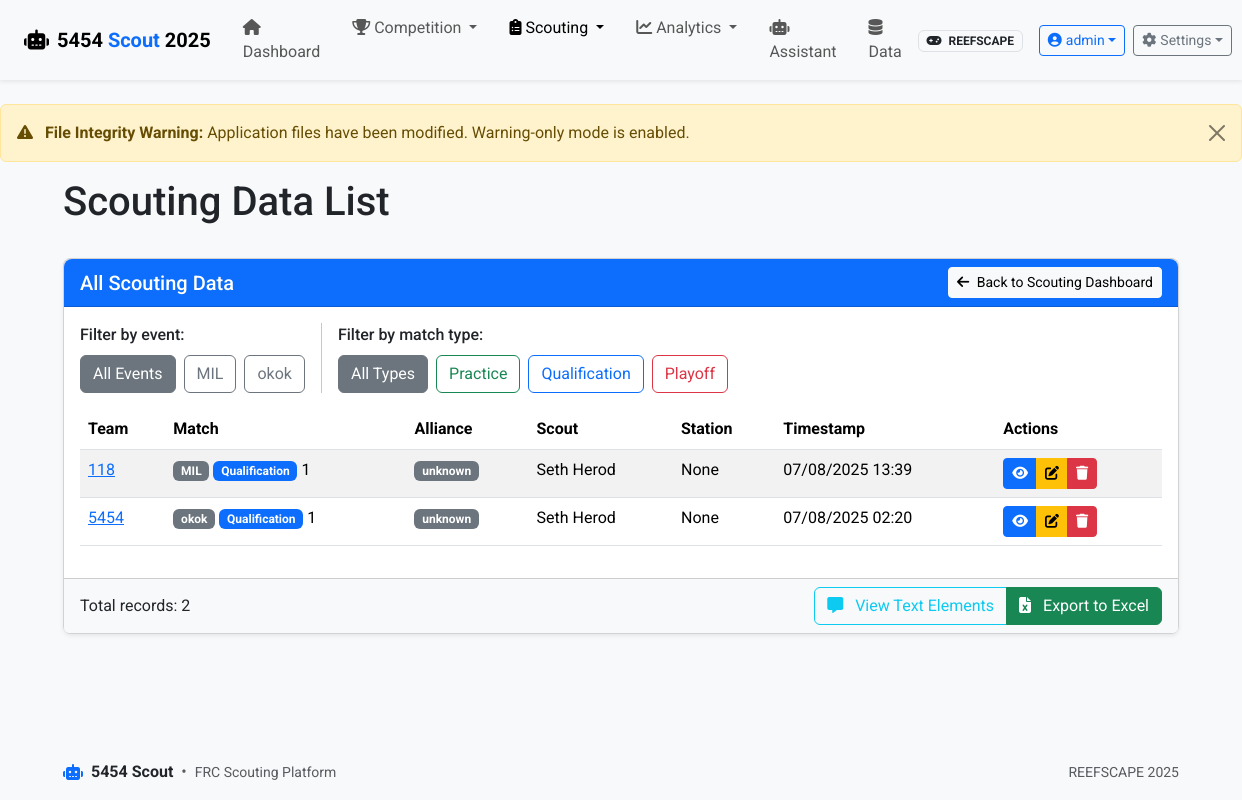
The page /scouting/list (signed in) on the database as committed earlier.
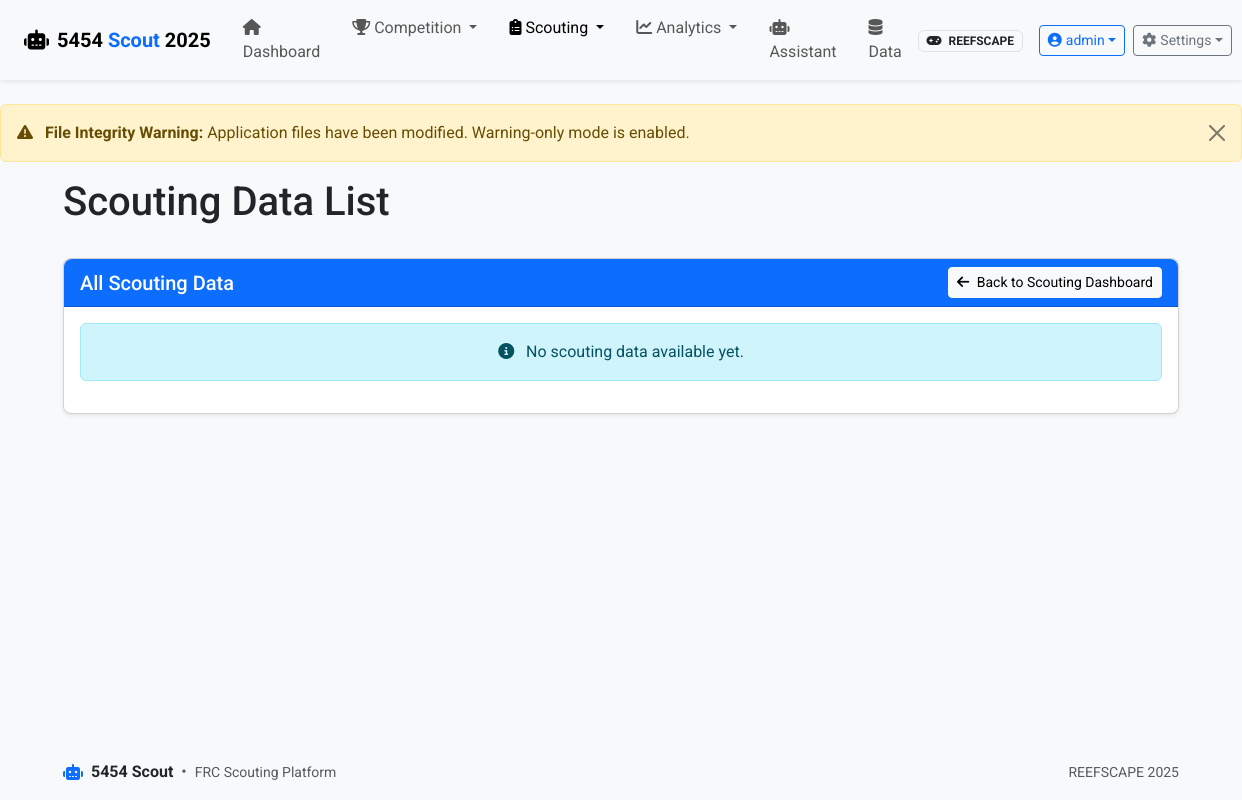
The same page on the database as committed later.
### app/models.py (models this page shows, shortened)
class Event(db.Model):
    id = db.Column(db.Integer, primary_key=True)
    name = db.Column(db.String(100), nullable=False)
    code = db.Column(db.String(20), unique=True)  # Event code like "CALA" or "NYRO"
    location = db.Column(db.String(100))
    start_date = db.Column(db.Date)
    end_date = db.Column(db.Date)
    year = db.Column(db.Integer, nullable=False)
    matches = db.relationship('Match', backref='event', lazy=True)

class ScoutingData(db.Model):
    id = db.Column(db.Integer, primary_key=True)
    match_id = db.Column(db.Integer, db.ForeignKey('match.id'), nullable=False)
    team_id = db.Column(db.Integer, db.ForeignKey('team.id'), nullable=False)
    scout_name = db.Column(db.String(50))
    scouting_station = db.Column(db.Integer)
    timestamp = db.Column(db.DateTime, default=datetime.utcnow)
    alliance = db.Column(db.String(10))  # 'red' or 'blue'
    data_json = db.Column(db.Text, nullable=False)  # JSON data based on game config
    @property
    def data(self):
        """Get data as a Python dictionary"""
        return json.loads(self.data_json)
    @data.setter
    def data(self, value):
        """Store data as JSON string"""
        self.data_json = json.dumps(value)

class Team(db.Model):
    id = db.Column(db.Integer, primary_key=True)
    team_number = db.Column(db.Integer, unique=True, nullable=False)
    team_name = db.Column(db.String(100))
    location = db.Column(db.String(100))
    scouting_data = db.relationship('ScoutingData', backref='team', lazy=True)
    events = db.relationship('Event', secondary=team_event, lazy='subquery',
                           backref=db.backref('teams', lazy=True))

class Match(db.Model):
    id = db.Column(db.Integer, primary_key=True)
    match_number = db.Column(db.Integer, nullable=False)
    match_type = db.Column(db.String(20), nullable=False)
    event_id = db.Column(db.Integer, db.ForeignKey('event.id'), nullable=False)
    red_alliance = db.Column(db.String(50))  # Comma-separated team numbers
    blue_alliance = db.Column(db.String(50))  # Comma-separated team numbers
    red_score = db.Column(db.Integer)
    blue_score = db.Column(db.Integer)
    winner = db.Column(db.String(10))  # 'red', 'blue', or 'tie'
    timestamp = db.Column(db.DateTime, default=datetime.utcnow)
    scouting_data = db.relationship('ScoutingData', backref='match', lazy=True)

### app/routes/scouting.py (the view)
@bp.route('/list')
@login_required
def list_data():
    if current_user.has_role('scout') and not current_user.has_role('analytics') and not current_user.has_role('admin'):
        flash('Access to the full scouting data list is restricted. Please contact an administrator for assistance.', 'warning')
        return redirect(url_for('scouting.index'))
    scouting_data = (ScoutingData.query
                     .join(Match)
                     .join(Event)
                     .join(Team)
                     .order_by(ScoutingData.timestamp.desc())
                     .all())
    events = (Event.query
             .join(Match)
             .join(ScoutingData)
             .distinct()
             .order_by(Event.name)
             .all())
    return render_template('scouting/list.html',
                         scouting_data=scouting_data,
                         events=events)

### app/models.py (called while the page is built)
    def has_role(self, role_name):
        return any(role.name == role_name for role in self.roles)

### app/routes/auth.py (called while the page is built)
@bp.app_context_processor
def inject_auth_vars():
    return {
        'current_user': current_user,
        'user_has_role': lambda role: current_user.is_authenticated and current_user.has_role(role)
    }

### run.py (called while the page is built)
@app.before_request
def check_first_run():
    if not User.query.first() and request.path != '/auth/login':
        flash('Database is being initialized. Please wait...', 'info')
        return redirect(url_for('auth.login'))

### app/templates/scouting/list.html (shortened to what the changed rows need)
{% extends 'base.html' %}
{% block heading %}Scouting Data List{% endblock %}
{% block content %}
<div class="card">
    <div class="card-body">
        {% if scouting_data %}        <div class="d-flex gap-3 mb-3">
            <div>
                <label class="form-label">Filter by event:</label>
                <div class="d-flex gap-2">
                    <button type="button" class="btn btn-outline-secondary event-filter-btn active" data-filter="all">All Events</button>
                    {% for event in events %}
                    <button type="button" class="btn btn-outline-secondary event-filter-btn" data-filter="{{ event.code }}">{{ event.code }}</button>
                    {% endfor %}
                </div>
            </div>
            <div>
                <label class="form-label">Filter by match type:</label>
                <div class="d-flex gap-2">
                    <button type="button" class="btn btn-outline-secondary match-filter-btn active" data-filter="all">All Types</button>
                    <button type="button" class="btn btn-outline-success match-filter-btn" data-filter="Practice">Practice</button>
                    <button type="button" class="btn btn-outline-primary match-filter-btn" data-filter="Qualification">Qualification</button>
                    <button type="button" class="btn btn-outline-danger match-filter-btn" data-filter="Playoff">Playoff</button>
                </div>
            </div>
        </div>
        <div class="table-responsive">
            <table class="table table-striped table-hover">
                <thead>
                    <tr>
                        <th>Team</th>
                        <th>Match</th>
                        <th>Alliance</th>
                        <th>Scout</th>
                        <th>Station</th>
                        <th>Timestamp</th>
                        <th>Actions</th>
                    </tr>
                </thead>
                <tbody>
                    {% for data in scouting_data %}
                    <tr>
                        <td>
                            <a href="{{ url_for('teams.view', team_number=data.team.team_number) }}">
                                {{ data.team.team_number }}
                            </a>
                        </td>                        <td>
                            <span class="badge bg-secondary">{{ data.match.event.code }}</span>
                            <span class="badge {% if data.match.match_type == 'Qualification' %}bg-primary{% elif data.match.match_type == 'Playoff' %}bg-danger{% elif data.match.match_type == 'Practice' %}bg-success{% else %}bg-secondary{% endif %}">
                                {{ data.match.match_type }}
                            </span>
                            {{ data.match.match_number }}
                        </td>
                        <td>
                            <span class="badge {% if data.alliance == 'red' %}bg-danger{% elif data.alliance == 'blue' %}bg-primary{% else %}bg-secondary{% endif %}">
                                {{ data.alliance }}
                            </span>
                        </td>
                        <td>{{ data.scout_name }}</td>
                        <td>{{ data.scouting_station }}</td>
                        <td>{{ data.timestamp.strftime('%m/%d/%Y %H:%M') }}</td>
                        <td>
                            <div class="btn-group" role="group">
                                <a href="{{ url_for('scouting.view_data', id=data.id) }}" class="btn btn-sm btn-primary" title="View">
                                    <i class="fas fa-eye"></i>
                                </a>
                                <a href="{{ url_for('scouting.scouting_form', team_id=data.team_id, match_id=data.match_id) }}" class="btn btn-sm btn-warning" title="Edit">
                                    <i class="fas fa-edit"></i>
                                </a>
                                <button type="button" class="btn btn-sm btn-danger" title="Delete"
                                        data-bs-toggle="modal" data-bs-target="#deleteModal{{ data.id }}">
                                    <i class="fas fa-trash"></i>
                                </button>
                            </div>
                        </td>
                    </tr>
                    {% endfor %}
                </tbody>
            </table>
        </div>
        {% else %}
        <div class="alert alert-info text-center">
            <i class="fas fa-info-circle me-2"></i> No scouting data available yet.
        </div>
        {% endif %}
    </div>
    {% if scouting_data %}
    <div class="card-footer bg-light">
        <div class="d-flex justify-content-between align-items-center">
            <span>Total records: {{ scouting_data|length }}</span>
            <div class="btn-group" role="group">
                <a href="{{ url_for('scouting.view_text_elements') }}" class="btn btn-outline-info">
                    <i class="fas fa-comment-alt me-2"></i> View Text Elements
                </a>
                <a href="{{ url_for('data.export_excel') }}" class="btn btn-success">
                    <i class="fas fa-file-excel me-2"></i> Export to Excel
                </a>
            </div>
        </div>
    </div>
    {% endif %}
</div>
{% endblock %}

Rows that differ between the two databases and show on the page:
removed Event: code "MIL"
removed Event: code "okok"
removed ScoutingData: team.team_number "118", match.event.code "MIL", match.match_type "Qualification", match.match_number "1", alliance "unknown", scout_name "Seth Herod", scouting_station "None", timestamp "07/08/2025 13:39"
removed ScoutingData: team.team_number "5454", match.event.code "okok", match.match_type "Qualification", match.match_number "1", alliance "unknown", scout_name "Seth Herod", scouting_station "None", timestamp "07/08/2025 02:20"
Other text that changed with them:
{{ scouting_data|length }}: "2" → (not shown)
text no longer shown: "Filter by event: All Events Filter by match type: All Types Practice Qualification Playoff Team Match Alliance Scout Station Timestamp Actions Total records: View Text Elements Export to Excel"
text now shown: "No scouting data available yet."
